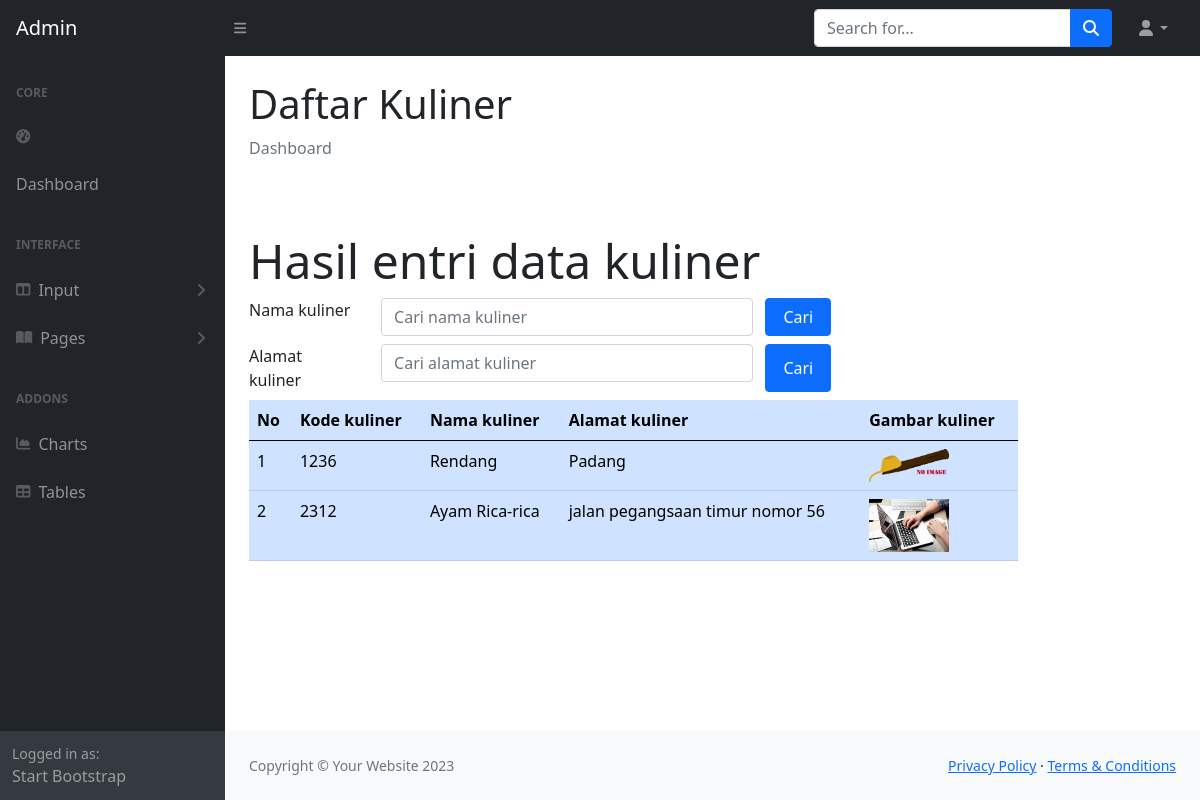
The page /daftarkuliner.php on the database its author committed.
### tables this page shows
CREATE TABLE `kuliner` (
  `kulinerKODE` varchar(4) NOT NULL,
  `kulinerNAMA` varchar(100) NOT NULL,
  `kulinerALAMAT` varchar(255) NOT NULL,
  `kulinerFILE` varchar(25) NOT NULL
);

### daftarkuliner.php (the view, shortened to what this page needs)
<!DOCTYPE html>
<html lang="en">
    <?php include "include/head.php";?>
    <body class="sb-nav-fixed">
        <?php include "include/menunav.php";?>
        <div id="layoutSidenav">
            <?php include "include/menu.php";?>
            <div id="layoutSidenav_content">
                <main>
                    <div class="container-fluid px-4">
                        <h1 class="mt-4">Daftar Kuliner</h1>
                        <ol class="breadcrumb mb-4">
                            <li class="breadcrumb-item active">Dashboard</li>
                        </ol>
                        <?php
    include 'include/config.php';
?>
<head>
    <link rel="stylesheet" type="text/css" href="css/bootstrap.min.css">
    <link rel="stylesheet" type="text/css" href="https://cdnjs.cloudflare.com/ajax/libs/select2/4.0.13/css/select2.min.css">
    <link rel="stylesheet" href="https://cdn.jsdelivr.net/npm/bootstrap-icons@1.10.2/font/bootstrap-icons.css">
</head>
<body>
    <div class="row">
        <div class="col-sm-10">
<div class="jumbotron mt-5">
    <h2 class="display-5">Hasil entri data kuliner</h2>
</div>
<form method="POST">
    <div class="form-group row mb-2">
        <label for="search1"class="col-sm-2">Nama kuliner</label>
        <div class="col-sm-6">
            <input type="text" name="search1" class="form-control" id="search1"
            value="<?php if(isset($_POST["search1"]))
            {echo $_POST["search1"];}?>"placeholder="Cari nama kuliner">
        </div>
         <input type="submit" name="kirim1" value="Cari" class="col-sm-1 btn btn-primary">
    </div>
</form>
<form method="POST">
    <div class="form-group row mb-2">
        <label for="search2"class="col-sm-2">Alamat kuliner</label>
        <div class="col-sm-6">
            <input type="text" name="search2" class="form-control" id="search2"
            value="<?php if(isset($_POST["search2"]))
            {echo $_POST["search2"];}?>"placeholder="Cari alamat kuliner">
        </div>
         <input type="submit" name="kirim2" value="Cari" class="col-sm-1 btn btn-primary">
    </div>
</form>
  <table class="table table-hover table-primary">
  <thead>
    <tr>
      <th scope="col">No</th>
      <th scope="col">Kode kuliner</th>
      <th scope="col">Nama kuliner</th>
      <th scope="col">Alamat kuliner</th>
	  <th scope="col">Gambar kuliner</th>
    </tr>
  </thead>
  <tbody>
    <?php
    if(isset($_POST["kirim1"]))
	{
		$search1 = $_POST["search1"];
		$query = mysqli_query($connection, "select kuliner.*
            from kuliner
            where kulinerNAMA like '%".$search1."%'");
    }elseif(isset($_POST["kirim2"]))
	{
		$search2 = $_POST["search2"];
		$query = mysqli_query($connection, "select kuliner.*
            from kuliner
            where kulinerALAMAT like '%".$search2."%'");
	}
else
    {
		$query = mysqli_query($connection, "select kuliner.* from kuliner");
    }
        $nomor = 1;
        while($row = mysqli_fetch_array($query)) {
    ?>
            <tr>
                <td> <?php echo $nomor; ?> </td>
                <td> <?php echo $row['kulinerKODE']; ?> </td>
                <td> <?php echo $row['kulinerNAMA']; ?> </td>
                <td> <?php echo $row['kulinerALAMAT']; ?> </td>
				<td>
					<?php if(is_file("images/".$row['kulinerFILE']))
					{ ?>
						<img src="images/<?php echo $row['kulinerFILE']?>" width="80">
					<?php } else
						echo "<img src='images/noimage.png' width='80'>"
					?>
				</td>
            </tr>
    <?php $nomor = $nomor + 1; ?>
    <?php
        }
    ?>
    </tbody>
            </table>
        </div>
    </div>
</body>
                    </div>
                </main>
                <?php include "include/footer.php";?>
            </div>
        </div>
    </body>
</html>

### rows shown on the page
kuliner: kulinerKODE "1236", kulinerNAMA "Rendang", kulinerALAMAT "Padang"
kuliner: kulinerKODE "2312", kulinerNAMA "Ayam Rica-rica", kulinerALAMAT "jalan pegangsaan timur nomor 56", kulinerFILE (picture)
